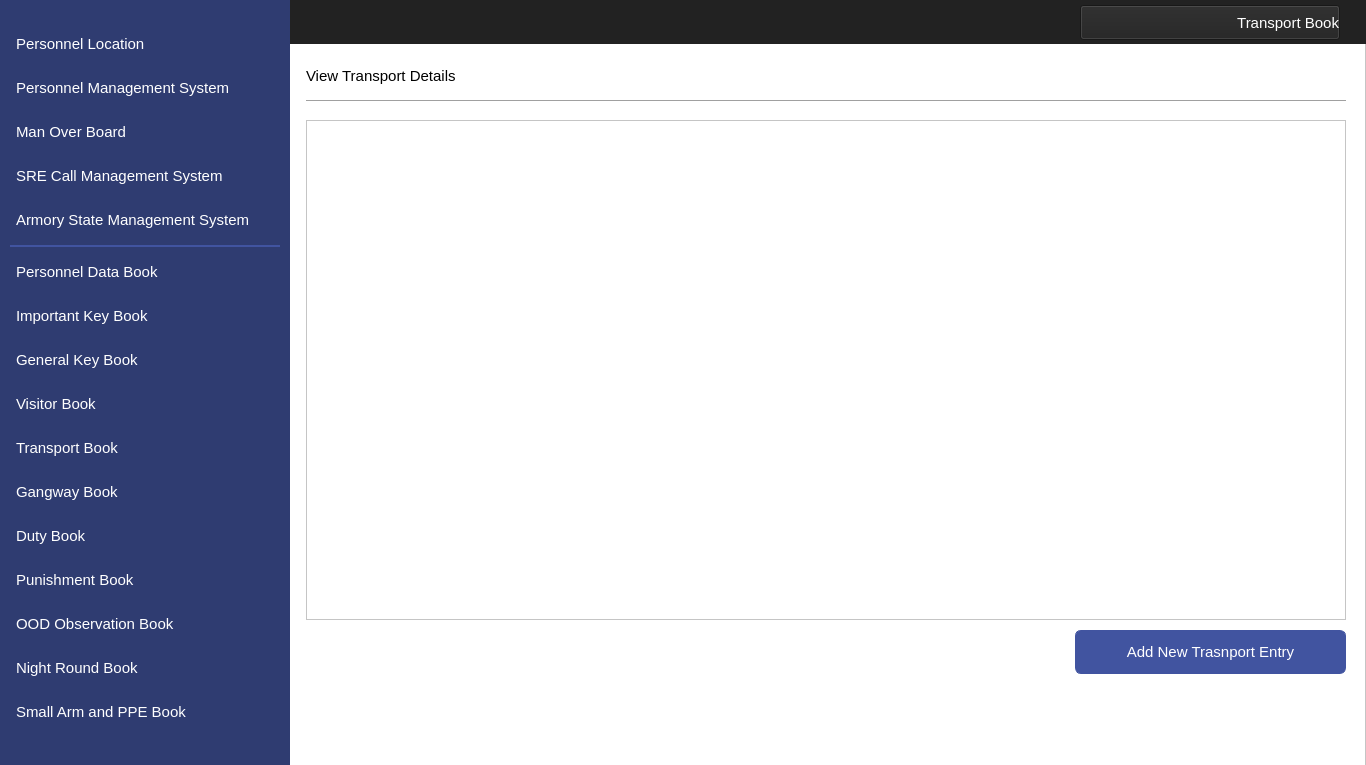
<?xml version="1.0" encoding="UTF-8"?>
<ui version="4.0">
 <class>MainWindow</class>
 <widget class="QMainWindow" name="MainWindow">
  <property name="geometry">
   <rect>
    <x>0</x>
    <y>0</y>
    <width>1366</width>
    <height>765</height>
   </rect>
  </property>
  <property name="windowTitle">
   <string>MainWindow</string>
  </property>
  <widget class="QWidget" name="centralwidget">
   <widget class="QFrame" name="frame">
    <property name="geometry">
     <rect>
      <x>0</x>
      <y>0</y>
      <width>1366</width>
      <height>768</height>
     </rect>
    </property>
    <property name="styleSheet">
     <string notr="true">background-color: #ffffff</string>
    </property>
    <property name="frameShape">
     <enum>QFrame::StyledPanel</enum>
    </property>
    <property name="frameShadow">
     <enum>QFrame::Raised</enum>
    </property>
    <widget class="QLabel" name="label">
     <property name="geometry">
      <rect>
       <x>0</x>
       <y>0</y>
       <width>290</width>
       <height>768</height>
      </rect>
     </property>
     <property name="styleSheet">
      <string notr="true">background-image: url(null);
background-color:#2F3C71;</string>
     </property>
     <property name="text">
      <string/>
     </property>
    </widget>
    <widget class="QLabel" name="label_2">
     <property name="geometry">
      <rect>
       <x>0</x>
       <y>0</y>
       <width>1366</width>
       <height>44</height>
      </rect>
     </property>
     <property name="styleSheet">
      <string notr="true">background-image: url(null);
background-color:#222222;</string>
     </property>
     <property name="text">
      <string/>
     </property>
    </widget>
    <widget class="QPushButton" name="navViewPunishment">
     <property name="geometry">
      <rect>
       <x>10</x>
       <y>558</y>
       <width>270</width>
       <height>44</height>
      </rect>
     </property>
     <property name="font">
      <font>
       <family>Segoe UI</family>
       <pointsize>11</pointsize>
      </font>
     </property>
     <property name="cursor">
      <cursorShape>PointingHandCursor</cursorShape>
     </property>
     <property name="styleSheet">
      <string notr="true">QPushButton 
{
    text-align: left;
    color: #ffffff;
    background-color:#2F3C71;
    border-width: 1px;
    border-color: #2F3C71;
    border-style: solid;
    border-radius: 6;
    padding: 3px;
    font-size: 11pt;
    padding-left: 5px;
    padding-right: 5px;
    min-width: 40px;
}

QPushButton:hover
{
    background-color:#4154A0;
}
QPushButton:pressed
{
    background-color: #384889;
 	border-width: 3px;
    border-color: #5C70BC;
    border-style: solid;
    border-radius: 6;

}</string>
     </property>
     <property name="text">
      <string>Punishment Book</string>
     </property>
     <property name="icon">
      <iconset resource="../IconResource.qrc">
       <normaloff>:/images/punishment.png</normaloff>:/images/punishment.png</iconset>
     </property>
     <property name="iconSize">
      <size>
       <width>25</width>
       <height>25</height>
      </size>
     </property>
     <property name="flat">
      <bool>false</bool>
     </property>
    </widget>
    <widget class="QPushButton" name="navViewImpKey">
     <property name="geometry">
      <rect>
       <x>10</x>
       <y>294</y>
       <width>270</width>
       <height>44</height>
      </rect>
     </property>
     <property name="font">
      <font>
       <family>Segoe UI</family>
       <pointsize>11</pointsize>
      </font>
     </property>
     <property name="cursor">
      <cursorShape>PointingHandCursor</cursorShape>
     </property>
     <property name="styleSheet">
      <string notr="true">QPushButton 
{
    text-align: left;
    color: #ffffff;
    background-color:#2F3C71;
    border-width: 1px;
    border-color: #2F3C71;
    border-style: solid;
    border-radius: 6;
    padding: 3px;
    font-size: 11pt;
    padding-left: 5px;
    padding-right: 5px;
    min-width: 40px;
}

QPushButton:hover
{
    background-color:#4154A0;
}
QPushButton:pressed
{
    background-color: #384889;
 	border-width: 3px;
    border-color: #5C70BC;
    border-style: solid;
    border-radius: 6;

}</string>
     </property>
     <property name="text">
      <string>Important Key Book</string>
     </property>
     <property name="icon">
      <iconset resource="../IconResource.qrc">
       <normaloff>:/images/impKey.png</normaloff>:/images/impKey.png</iconset>
     </property>
     <property name="iconSize">
      <size>
       <width>25</width>
       <height>25</height>
      </size>
     </property>
     <property name="flat">
      <bool>false</bool>
     </property>
    </widget>
    <widget class="QPushButton" name="navViewGenKey">
     <property name="geometry">
      <rect>
       <x>10</x>
       <y>338</y>
       <width>270</width>
       <height>44</height>
      </rect>
     </property>
     <property name="font">
      <font>
       <family>Segoe UI</family>
       <pointsize>11</pointsize>
      </font>
     </property>
     <property name="cursor">
      <cursorShape>PointingHandCursor</cursorShape>
     </property>
     <property name="styleSheet">
      <string notr="true">QPushButton 
{
    text-align: left;
    color: #ffffff;
    background-color:#2F3C71;
    border-width: 1px;
    border-color: #2F3C71;
    border-style: solid;
    border-radius: 6;
    padding: 3px;
    font-size: 11pt;
    padding-left: 5px;
    padding-right: 5px;
    min-width: 40px;
}

QPushButton:hover
{
    background-color:#4154A0;
}

QPushButton:pressed
{
    background-color: #384889;
 	border-width: 3px;
    border-color: #5C70BC;
    border-style: solid;
    border-radius: 6;

}</string>
     </property>
     <property name="text">
      <string>General Key Book</string>
     </property>
     <property name="icon">
      <iconset resource="../IconResource.qrc">
       <normaloff>:/images/genKey.png</normaloff>:/images/genKey.png</iconset>
     </property>
     <property name="iconSize">
      <size>
       <width>25</width>
       <height>25</height>
      </size>
     </property>
     <property name="flat">
      <bool>false</bool>
     </property>
    </widget>
    <widget class="QPushButton" name="navViewVisitor">
     <property name="geometry">
      <rect>
       <x>10</x>
       <y>382</y>
       <width>270</width>
       <height>44</height>
      </rect>
     </property>
     <property name="font">
      <font>
       <family>Segoe UI</family>
       <pointsize>11</pointsize>
      </font>
     </property>
     <property name="cursor">
      <cursorShape>PointingHandCursor</cursorShape>
     </property>
     <property name="styleSheet">
      <string notr="true">QPushButton 
{
    text-align: left;
    color: #ffffff;
    background-color:#2F3C71;
    border-width: 1px;
    border-color: #2F3C71;
    border-style: solid;
    border-radius: 6;
    padding: 3px;
    font-size: 11pt;
    padding-left: 5px;
    padding-right: 5px;
    min-width: 40px;
}

QPushButton:hover
{
    background-color:#4154A0;
}

QPushButton:pressed
{
    background-color: #384889;
 	border-width: 3px;
    border-color: #5C70BC;
    border-style: solid;
    border-radius: 6;
}</string>
     </property>
     <property name="text">
      <string>Visitor Book</string>
     </property>
     <property name="icon">
      <iconset resource="../IconResource.qrc">
       <normaloff>:/images/visitor.png</normaloff>:/images/visitor.png</iconset>
     </property>
     <property name="iconSize">
      <size>
       <width>25</width>
       <height>25</height>
      </size>
     </property>
     <property name="flat">
      <bool>false</bool>
     </property>
    </widget>
    <widget class="QPushButton" name="navViewTransport">
     <property name="geometry">
      <rect>
       <x>10</x>
       <y>426</y>
       <width>270</width>
       <height>44</height>
      </rect>
     </property>
     <property name="font">
      <font>
       <family>Segoe UI</family>
       <pointsize>11</pointsize>
      </font>
     </property>
     <property name="cursor">
      <cursorShape>PointingHandCursor</cursorShape>
     </property>
     <property name="styleSheet">
      <string notr="true">QPushButton 
{
    text-align: left;
    color: #ffffff;
    background-color:#2F3C71;
    border-width: 1px;
    border-color: #2F3C71;
    border-style: solid;
    border-radius: 6;
    padding: 3px;
    font-size: 11pt;
    padding-left: 5px;
    padding-right: 5px;
    min-width: 40px;
}

QPushButton:hover
{
    background-color:#4154A0;
}

QPushButton:active
{
    background-color:#4154A0;
}
QPushButton:pressed
{
    background-color: #384889;
 	border-width: 3px;
    border-color: #5C70BC;
    border-style: solid;
    border-radius: 6;

}</string>
     </property>
     <property name="text">
      <string>Transport Book</string>
     </property>
     <property name="icon">
      <iconset resource="../IconResource.qrc">
       <normaloff>:/images/transport.png</normaloff>:/images/transport.png</iconset>
     </property>
     <property name="iconSize">
      <size>
       <width>25</width>
       <height>25</height>
      </size>
     </property>
     <property name="flat">
      <bool>false</bool>
     </property>
    </widget>
    <widget class="QPushButton" name="navViewGangway">
     <property name="geometry">
      <rect>
       <x>10</x>
       <y>470</y>
       <width>270</width>
       <height>44</height>
      </rect>
     </property>
     <property name="font">
      <font>
       <family>Segoe UI</family>
       <pointsize>11</pointsize>
      </font>
     </property>
     <property name="cursor">
      <cursorShape>PointingHandCursor</cursorShape>
     </property>
     <property name="styleSheet">
      <string notr="true">QPushButton 
{
    text-align: left;
    color: #ffffff;
    background-color:#2F3C71;
    border-width: 1px;
    border-color: #2F3C71;
    border-style: solid;
    border-radius: 6;
    padding: 3px;
    font-size: 11pt;
    padding-left: 5px;
    padding-right: 5px;
    min-width: 40px;
}

QPushButton:hover
{
    background-color:#4154A0;
}
QPushButton:pressed
{
    background-color: #384889;
 	border-width: 3px;
    border-color: #5C70BC;
    border-style: solid;
    border-radius: 6;

}</string>
     </property>
     <property name="text">
      <string>Gangway Book</string>
     </property>
     <property name="icon">
      <iconset resource="../IconResource.qrc">
       <normaloff>:/images/gangway.png</normaloff>:/images/gangway.png</iconset>
     </property>
     <property name="iconSize">
      <size>
       <width>25</width>
       <height>25</height>
      </size>
     </property>
     <property name="flat">
      <bool>false</bool>
     </property>
    </widget>
    <widget class="QPushButton" name="navViewDuty">
     <property name="geometry">
      <rect>
       <x>10</x>
       <y>514</y>
       <width>270</width>
       <height>44</height>
      </rect>
     </property>
     <property name="font">
      <font>
       <family>Segoe UI</family>
       <pointsize>11</pointsize>
      </font>
     </property>
     <property name="cursor">
      <cursorShape>PointingHandCursor</cursorShape>
     </property>
     <property name="styleSheet">
      <string notr="true">QPushButton 
{
    text-align: left;
    color: #ffffff;
    background-color:#2F3C71;
    border-width: 1px;
    border-color: #2F3C71;
    border-style: solid;
    border-radius: 6;
    padding: 3px;
    font-size: 11pt;
    padding-left: 5px;
    padding-right: 5px;
    min-width: 40px;
}

QPushButton:hover
{
    background-color:#4154A0;
}
QPushButton:pressed
{
    background-color: #384889;
 	border-width: 3px;
    border-color: #5C70BC;
    border-style: solid;
    border-radius: 6;

}</string>
     </property>
     <property name="text">
      <string>Duty Book</string>
     </property>
     <property name="icon">
      <iconset resource="../IconResource.qrc">
       <normaloff>:/images/duty.png</normaloff>:/images/duty.png</iconset>
     </property>
     <property name="iconSize">
      <size>
       <width>25</width>
       <height>25</height>
      </size>
     </property>
     <property name="flat">
      <bool>false</bool>
     </property>
    </widget>
    <widget class="QPushButton" name="navViewNight">
     <property name="geometry">
      <rect>
       <x>10</x>
       <y>646</y>
       <width>270</width>
       <height>44</height>
      </rect>
     </property>
     <property name="font">
      <font>
       <family>Segoe UI</family>
       <pointsize>11</pointsize>
      </font>
     </property>
     <property name="cursor">
      <cursorShape>PointingHandCursor</cursorShape>
     </property>
     <property name="styleSheet">
      <string notr="true">QPushButton 
{
    text-align: left;
    color: #ffffff;
    background-color:#2F3C71;
    border-width: 1px;
    border-color: #2F3C71;
    border-style: solid;
    border-radius: 6;
    padding: 3px;
    font-size: 11pt;
    padding-left: 5px;
    padding-right: 5px;
    min-width: 40px;
}

QPushButton:hover
{
    background-color:#4154A0;
}
QPushButton:pressed
{
    background-color: #384889;
 	border-width: 3px;
    border-color: #5C70BC;
    border-style: solid;
    border-radius: 6;

}</string>
     </property>
     <property name="text">
      <string>Night Round Book</string>
     </property>
     <property name="icon">
      <iconset resource="../IconResource.qrc">
       <normaloff>:/images/night.png</normaloff>:/images/night.png</iconset>
     </property>
     <property name="iconSize">
      <size>
       <width>25</width>
       <height>25</height>
      </size>
     </property>
     <property name="flat">
      <bool>false</bool>
     </property>
    </widget>
    <widget class="QLabel" name="label_4">
     <property name="geometry">
      <rect>
       <x>10</x>
       <y>245</y>
       <width>270</width>
       <height>2</height>
      </rect>
     </property>
     <property name="styleSheet">
      <string notr="true">background-color:#4154A0;</string>
     </property>
     <property name="text">
      <string/>
     </property>
    </widget>
    <widget class="QPushButton" name="navViewMOB">
     <property name="geometry">
      <rect>
       <x>10</x>
       <y>110</y>
       <width>270</width>
       <height>44</height>
      </rect>
     </property>
     <property name="font">
      <font>
       <family>Segoe UI</family>
       <pointsize>11</pointsize>
      </font>
     </property>
     <property name="cursor">
      <cursorShape>PointingHandCursor</cursorShape>
     </property>
     <property name="styleSheet">
      <string notr="true">QPushButton 
{
    text-align: left;
    color: #ffffff;
    background-color:#2F3C71;
    border-width: 1px;
    border-color: #2F3C71;
    border-style: solid;
    border-radius: 6;
    padding: 3px;
    font-size: 11pt;
    padding-left: 5px;
    padding-right: 5px;
    min-width: 40px;
}

QPushButton:hover
{
    background-color:#4154A0;
}
QPushButton:pressed
{
    background-color: #384889;
 	border-width: 3px;
    border-color: #5C70BC;
    border-style: solid;
    border-radius: 6;

}</string>
     </property>
     <property name="text">
      <string>Man Over Board</string>
     </property>
     <property name="icon">
      <iconset resource="../IconResource.qrc">
       <normaloff>:/images/mob.png</normaloff>:/images/mob.png</iconset>
     </property>
     <property name="iconSize">
      <size>
       <width>32</width>
       <height>32</height>
      </size>
     </property>
     <property name="flat">
      <bool>false</bool>
     </property>
    </widget>
    <widget class="QPushButton" name="navViewLocation">
     <property name="geometry">
      <rect>
       <x>10</x>
       <y>22</y>
       <width>270</width>
       <height>44</height>
      </rect>
     </property>
     <property name="font">
      <font>
       <family>Segoe UI</family>
       <pointsize>11</pointsize>
      </font>
     </property>
     <property name="cursor">
      <cursorShape>PointingHandCursor</cursorShape>
     </property>
     <property name="styleSheet">
      <string notr="true">QPushButton 
{
    text-align: left;
    color: #ffffff;
    background-color:#2F3C71;
    border-width: 1px;
    border-color: #2F3C71;
    border-style: solid;
    border-radius: 6;
    padding: 3px;
    font-size: 11pt;
    padding-left: 5px;
    padding-right: 5px;
    min-width: 40px;
}

QPushButton:hover
{
    background-color:#4154A0;
}
QPushButton:pressed
{
    background-color: #384889;
 	border-width: 3px;
    border-color: #5C70BC;
    border-style: solid;
    border-radius: 6;

}</string>
     </property>
     <property name="text">
      <string>Personnel Location</string>
     </property>
     <property name="icon">
      <iconset resource="../IconResource.qrc">
       <normaloff>:/images/locate.png</normaloff>:/images/locate.png</iconset>
     </property>
     <property name="iconSize">
      <size>
       <width>25</width>
       <height>25</height>
      </size>
     </property>
     <property name="flat">
      <bool>false</bool>
     </property>
    </widget>
    <widget class="QPushButton" name="navViewMangement">
     <property name="geometry">
      <rect>
       <x>10</x>
       <y>66</y>
       <width>270</width>
       <height>44</height>
      </rect>
     </property>
     <property name="font">
      <font>
       <family>Segoe UI</family>
       <pointsize>11</pointsize>
      </font>
     </property>
     <property name="cursor">
      <cursorShape>PointingHandCursor</cursorShape>
     </property>
     <property name="styleSheet">
      <string notr="true">QPushButton 
{
    text-align: left;
    color: #ffffff;
    background-color:#2F3C71;
    border-width: 1px;
    border-color: #2F3C71;
    border-style: solid;
    border-radius: 6;
    padding: 3px;
    font-size: 11pt;
    padding-left: 5px;
    padding-right: 5px;
    min-width: 40px;
}

QPushButton:hover
{
    background-color:#4154A0;
}
QPushButton:pressed
{
    background-color: #384889;
 	border-width: 3px;
    border-color: #5C70BC;
    border-style: solid;
    border-radius: 6;

}</string>
     </property>
     <property name="text">
      <string>Personnel Management System</string>
     </property>
     <property name="icon">
      <iconset resource="../IconResource.qrc">
       <normaloff>:/images/personnel.png</normaloff>:/images/personnel.png</iconset>
     </property>
     <property name="iconSize">
      <size>
       <width>32</width>
       <height>32</height>
      </size>
     </property>
     <property name="flat">
      <bool>false</bool>
     </property>
    </widget>
    <widget class="QPushButton" name="navViewPPE">
     <property name="geometry">
      <rect>
       <x>10</x>
       <y>690</y>
       <width>270</width>
       <height>44</height>
      </rect>
     </property>
     <property name="font">
      <font>
       <family>Segoe UI</family>
       <pointsize>11</pointsize>
      </font>
     </property>
     <property name="cursor">
      <cursorShape>PointingHandCursor</cursorShape>
     </property>
     <property name="styleSheet">
      <string notr="true">QPushButton 
{
    text-align: left;
    color: #ffffff;
    background-color:#2F3C71;
    border-width: 1px;
    border-color: #2F3C71;
    border-style: solid;
    border-radius: 6;
    padding: 3px;
    font-size: 11pt;
    padding-left: 5px;
    padding-right: 5px;
    min-width: 40px;
}

QPushButton:hover
{
    background-color:#4154A0;
}
QPushButton:pressed
{
    background-color: #384889;
 	border-width: 3px;
    border-color: #5C70BC;
    border-style: solid;
    border-radius: 6;

}</string>
     </property>
     <property name="text">
      <string>Small Arm and PPE Book</string>
     </property>
     <property name="icon">
      <iconset resource="../IconResource.qrc">
       <normaloff>:/images/armPPE.png</normaloff>:/images/armPPE.png</iconset>
     </property>
     <property name="iconSize">
      <size>
       <width>25</width>
       <height>25</height>
      </size>
     </property>
     <property name="flat">
      <bool>false</bool>
     </property>
    </widget>
    <widget class="QPushButton" name="navViewOOD">
     <property name="geometry">
      <rect>
       <x>10</x>
       <y>602</y>
       <width>270</width>
       <height>44</height>
      </rect>
     </property>
     <property name="font">
      <font>
       <family>Segoe UI</family>
       <pointsize>11</pointsize>
      </font>
     </property>
     <property name="cursor">
      <cursorShape>PointingHandCursor</cursorShape>
     </property>
     <property name="styleSheet">
      <string notr="true">QPushButton 
{
    text-align: left;
    color: #ffffff;
    background-color:#2F3C71;
    border-width: 1px;
    border-color: #2F3C71;
    border-style: solid;
    border-radius: 6;
    padding: 3px;
    font-size: 11pt;
    padding-left: 5px;
    padding-right: 5px;
    min-width: 40px;
}

QPushButton:hover
{
    background-color:#4154A0;
}
QPushButton:pressed
{
    background-color: #384889;
 	border-width: 3px;
    border-color: #5C70BC;
    border-style: solid;
    border-radius: 6;

}</string>
     </property>
     <property name="text">
      <string>OOD Observation Book</string>
     </property>
     <property name="icon">
      <iconset resource="../IconResource.qrc">
       <normaloff>:/images/oodObserve.png</normaloff>:/images/oodObserve.png</iconset>
     </property>
     <property name="iconSize">
      <size>
       <width>25</width>
       <height>25</height>
      </size>
     </property>
     <property name="flat">
      <bool>false</bool>
     </property>
    </widget>
    <widget class="QPushButton" name="navViewCMS">
     <property name="geometry">
      <rect>
       <x>10</x>
       <y>154</y>
       <width>270</width>
       <height>44</height>
      </rect>
     </property>
     <property name="font">
      <font>
       <family>Segoe UI</family>
       <pointsize>11</pointsize>
      </font>
     </property>
     <property name="cursor">
      <cursorShape>PointingHandCursor</cursorShape>
     </property>
     <property name="styleSheet">
      <string notr="true">QPushButton 
{
    text-align: left;
    color: #ffffff;
    background-color:#2F3C71;
    border-width: 1px;
    border-color: #2F3C71;
    border-style: solid;
    border-radius: 6;
    padding: 3px;
    font-size: 11pt;
    padding-left: 5px;
    padding-right: 5px;
    min-width: 40px;
}

QPushButton:hover
{
    background-color:#4154A0;
}
QPushButton:pressed
{
    background-color: #384889;
 	border-width: 3px;
    border-color: #5C70BC;
    border-style: solid;
    border-radius: 6;

}</string>
     </property>
     <property name="text">
      <string>SRE Call Management System</string>
     </property>
     <property name="icon">
      <iconset resource="../IconResource.qrc">
       <normaloff>:/images/sreCall.png</normaloff>:/images/sreCall.png</iconset>
     </property>
     <property name="iconSize">
      <size>
       <width>25</width>
       <height>25</height>
      </size>
     </property>
     <property name="flat">
      <bool>false</bool>
     </property>
    </widget>
    <widget class="QPushButton" name="pushButton">
     <property name="enabled">
      <bool>true</bool>
     </property>
     <property name="geometry">
      <rect>
       <x>1080</x>
       <y>5</y>
       <width>260</width>
       <height>35</height>
      </rect>
     </property>
     <property name="font">
      <font>
       <family>Segoe UI</family>
       <pointsize>11</pointsize>
      </font>
     </property>
     <property name="styleSheet">
      <string notr="true"> text-align: right;
    color: #ffffff;
    background-color:#222222;</string>
     </property>
     <property name="text">
      <string>Transport Book</string>
     </property>
     <property name="icon">
      <iconset resource="../IconResource.qrc">
       <normaloff>:/images/transport.png</normaloff>:/images/transport.png</iconset>
     </property>
     <property name="iconSize">
      <size>
       <width>32</width>
       <height>32</height>
      </size>
     </property>
    </widget>
    <widget class="QPushButton" name="pushButton_2">
     <property name="enabled">
      <bool>true</bool>
     </property>
     <property name="geometry">
      <rect>
       <x>306</x>
       <y>680</y>
       <width>100</width>
       <height>80</height>
      </rect>
     </property>
     <property name="styleSheet">
      <string notr="true"> border:1px solid #fff;
    border-radius:4px;
    outline:none;</string>
     </property>
     <property name="text">
      <string/>
     </property>
     <property name="icon">
      <iconset resource="../IconResource.qrc">
       <normaloff>:/images/logoMTIP.png</normaloff>:/images/logoMTIP.png</iconset>
     </property>
     <property name="iconSize">
      <size>
       <width>200</width>
       <height>200</height>
      </size>
     </property>
    </widget>
    <widget class="QPushButton" name="navViewPersonnel">
     <property name="geometry">
      <rect>
       <x>10</x>
       <y>250</y>
       <width>270</width>
       <height>44</height>
      </rect>
     </property>
     <property name="font">
      <font>
       <family>Segoe UI</family>
       <pointsize>11</pointsize>
      </font>
     </property>
     <property name="cursor">
      <cursorShape>PointingHandCursor</cursorShape>
     </property>
     <property name="styleSheet">
      <string notr="true">QPushButton 
{
    text-align: left;
    color: #ffffff;
    background-color:#2F3C71;
    border-width: 1px;
    border-color: #2F3C71;
    border-style: solid;
    border-radius: 6;
    padding: 3px;
    font-size: 11pt;
    padding-left: 5px;
    padding-right: 5px;
    min-width: 40px;
}

QPushButton:hover
{
    background-color:#4154A0;
}

QPushButton:pressed
{
    background-color: #384889;
 	border-width: 3px;
    border-color: #5C70BC;
    border-style: solid;
    border-radius: 6;

}</string>
     </property>
     <property name="text">
      <string>Personnel Data Book</string>
     </property>
     <property name="icon">
      <iconset resource="../IconResource.qrc">
       <normaloff>:/images/personnelData.png</normaloff>:/images/personnelData.png</iconset>
     </property>
     <property name="iconSize">
      <size>
       <width>25</width>
       <height>25</height>
      </size>
     </property>
     <property name="flat">
      <bool>false</bool>
     </property>
    </widget>
    <widget class="QPushButton" name="btnAddTransport">
     <property name="geometry">
      <rect>
       <x>1075</x>
       <y>630</y>
       <width>271</width>
       <height>44</height>
      </rect>
     </property>
     <property name="font">
      <font>
       <family>Segoe UI</family>
       <pointsize>11</pointsize>
      </font>
     </property>
     <property name="cursor">
      <cursorShape>PointingHandCursor</cursorShape>
     </property>
     <property name="styleSheet">
      <string notr="true">QPushButton
{
    color: #ffffff;
    background-color:#4154A0;
    border-width: 1px;
    border-color: #4154A0;
    border-style: solid;
    border-radius: 6;
    padding: 3px;
    font-size: 11pt;
    padding-left: 5px;
    padding-right: 5px;
    min-width: 40px;
}

QPushButton:hover
{
    background-color:#384889
}
QPushButton:pressed
{
    background-color: #384889;
 	border-width: 3px;
    border-color: #5C70BC;
    border-style: solid;
    border-radius: 6;

}</string>
     </property>
     <property name="text">
      <string>Add New Trasnport Entry</string>
     </property>
     <property name="icon">
      <iconset resource="../IconResource.qrc">
       <normaloff>:/images/add.png</normaloff>:/images/add.png</iconset>
     </property>
     <property name="iconSize">
      <size>
       <width>25</width>
       <height>25</height>
      </size>
     </property>
    </widget>
    <widget class="QPushButton" name="navViewState">
     <property name="geometry">
      <rect>
       <x>10</x>
       <y>198</y>
       <width>270</width>
       <height>44</height>
      </rect>
     </property>
     <property name="font">
      <font>
       <family>Segoe UI</family>
       <pointsize>11</pointsize>
      </font>
     </property>
     <property name="cursor">
      <cursorShape>PointingHandCursor</cursorShape>
     </property>
     <property name="styleSheet">
      <string notr="true">QPushButton 
{
    text-align: left;
    color: #ffffff;
    background-color:#2F3C71;
    border-width: 1px;
    border-color: #2F3C71;
    border-style: solid;
    border-radius: 6;
    padding: 3px;
    font-size: 11pt;
    padding-left: 5px;
    padding-right: 5px;
    min-width: 40px;
}

QPushButton:hover
{
    background-color:#4154A0;
}
QPushButton:pressed
{
    background-color: #384889;
 	border-width: 3px;
    border-color: #5C70BC;
    border-style: solid;
    border-radius: 6;

}</string>
     </property>
     <property name="text">
      <string>Armory State Management System</string>
     </property>
     <property name="icon">
      <iconset resource="../IconResource.qrc">
       <normaloff>:/images/armoryState.png</normaloff>:/images/armoryState.png</iconset>
     </property>
     <property name="iconSize">
      <size>
       <width>25</width>
       <height>25</height>
      </size>
     </property>
     <property name="flat">
      <bool>false</bool>
     </property>
    </widget>
    <widget class="QTableView" name="tblDetails">
     <property name="geometry">
      <rect>
       <x>306</x>
       <y>120</y>
       <width>1040</width>
       <height>500</height>
      </rect>
     </property>
     <property name="font">
      <font>
       <pointsize>11</pointsize>
      </font>
     </property>
     <property name="editTriggers">
      <set>QAbstractItemView::NoEditTriggers</set>
     </property>
     <property name="alternatingRowColors">
      <bool>true</bool>
     </property>
     <property name="selectionMode">
      <enum>QAbstractItemView::NoSelection</enum>
     </property>
     <property name="selectionBehavior">
      <enum>QAbstractItemView::SelectRows</enum>
     </property>
     <property name="textElideMode">
      <enum>Qt::ElideMiddle</enum>
     </property>
    </widget>
    <zorder>label_2</zorder>
    <zorder>label</zorder>
    <zorder>navViewPunishment</zorder>
    <zorder>navViewImpKey</zorder>
    <zorder>navViewGenKey</zorder>
    <zorder>navViewVisitor</zorder>
    <zorder>navViewTransport</zorder>
    <zorder>navViewGangway</zorder>
    <zorder>navViewDuty</zorder>
    <zorder>navViewNight</zorder>
    <zorder>label_4</zorder>
    <zorder>navViewMOB</zorder>
    <zorder>navViewLocation</zorder>
    <zorder>navViewMangement</zorder>
    <zorder>navViewPPE</zorder>
    <zorder>navViewOOD</zorder>
    <zorder>navViewCMS</zorder>
    <zorder>pushButton</zorder>
    <zorder>pushButton_2</zorder>
    <zorder>navViewPersonnel</zorder>
    <zorder>btnAddTransport</zorder>
    <zorder>navViewState</zorder>
    <zorder>tblDetails</zorder>
   </widget>
   <widget class="QLabel" name="label_13">
    <property name="geometry">
     <rect>
      <x>306</x>
      <y>100</y>
      <width>1040</width>
      <height>1</height>
     </rect>
    </property>
    <property name="styleSheet">
     <string notr="true">background-color:#A0A0A0;</string>
    </property>
    <property name="text">
     <string/>
    </property>
   </widget>
   <widget class="QLabel" name="label_6">
    <property name="geometry">
     <rect>
      <x>306</x>
      <y>60</y>
      <width>221</width>
      <height>31</height>
     </rect>
    </property>
    <property name="font">
     <font>
      <family>Segoe UI</family>
      <pointsize>11</pointsize>
     </font>
    </property>
    <property name="layoutDirection">
     <enum>Qt::LeftToRight</enum>
    </property>
    <property name="styleSheet">
     <string notr="true">color: #000000;
background-color:#ffffff;
font-size: 11pt</string>
    </property>
    <property name="text">
     <string>View Transport Details</string>
    </property>
    <property name="alignment">
     <set>Qt::AlignLeading|Qt::AlignLeft|Qt::AlignVCenter</set>
    </property>
   </widget>
  </widget>
 </widget>
 <resources>
  <include location="../IconResource.qrc"/>
 </resources>
 <connections/>
</ui>
